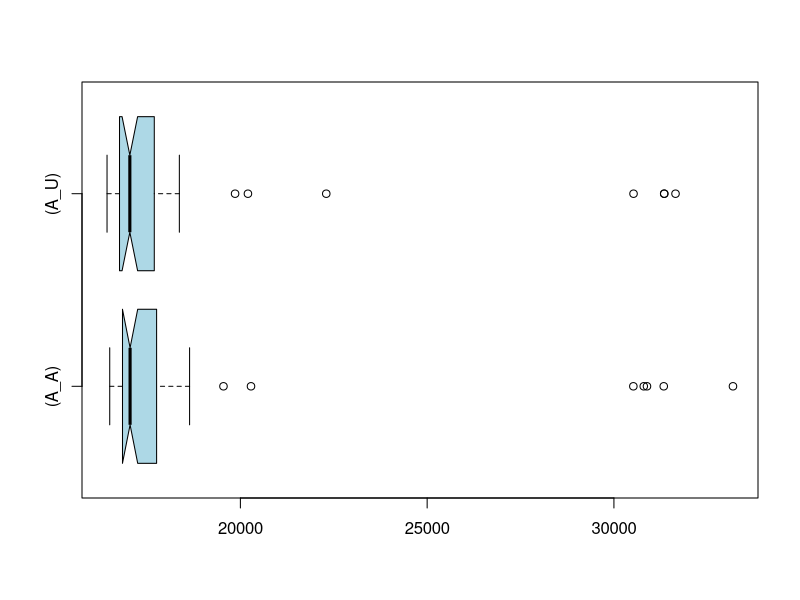

The R script that drew this image:
if (exists("A_A")) remove("A_A")
if (exists("A_U")) remove("A_U")
if (exists("C_A")) remove("C_A")
if (exists("C_U")) remove("C_U")
A_U<-c(31346,31347,31649,30525,16998,17392,18046,16826,17147,19858,17407,20202,17083,17206,17695,18084,18170,16559,16822,17265,16778,22299,17686,16430,16638,16764,16976,17827,16798,16585,16835,16875,17524,16552,16829,16710,16505,16435,16924,18366,16980,17349,16649,16602,17126,16718,17562,16696,17223,16878)
A_A<-c(33187,30799,30520,30885,31334,16985,17265,18344,17029,16829,17692,17694,16927,16844,17108,16795,18036,16811,16649,17199,16872,17044,17760,16770,16890,17042,17587,16748,16896,18215,16973,18640,17050,17118,16635,16797,16795,16967,19547,17757,20284,16507,16848,16933,17375,16791,16502,17737,17152,17415)
if (exists("A_U")) boxplot.stats(A_U)
if (exists("A_A")) boxplot.stats(A_A)
if (exists("C_U")) boxplot.stats(C_U)
if (exists("C_A")) boxplot.stats(C_A)
if (exists("A_U")) summary(A_U)
if (exists("A_A")) summary(A_A)
if (exists("C_U")) summary(C_U)
if (exists("C_A")) summary(C_A)
if (exists("A_U")) boxplot(A_A,A_U,col="lightblue",horizontal=TRUE,match=TRUE,names=c("(A_A)","(A_U)"),notch=TRUE)
if (exists("C_U")) boxplot(C_A,C_U,col="lightblue",horizontal=TRUE,match=TRUE,names=c("(C_A)","(C_U)"),notch=TRUE)
